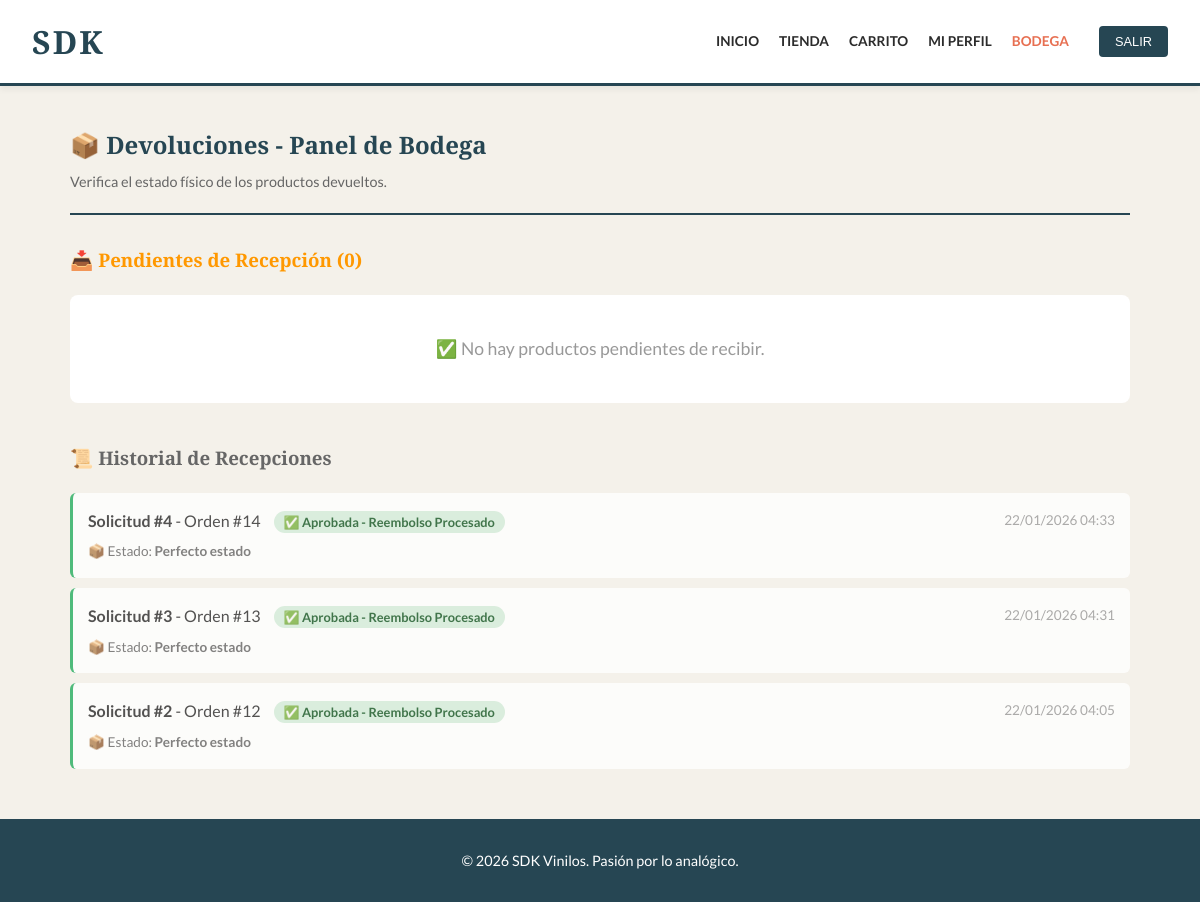
The app's page /bodega/devoluciones/ (signed in) with its own data.
### tienda/models.py (models this page shows, shortened)
class SolicitudDevolucion(models.Model):
    ESTADO_CHOICES = [
        ('PENDIENTE', '⏳ Pendiente de Revisión Bodega'),
        ('APROBADA_BODEGA', '📦 Aprobada por Bodega - Pendiente Finanzas'),
        ('RECHAZADA_BODEGA', '❌ Rechazada por Bodega'),
        ('APROBADA_FINANZAS', '✅ Aprobada - Reembolso Procesado'),
        ('RECHAZADA_FINANZAS', '❌ Rechazada por Finanzas'),
    ]
    orden = models.ForeignKey(OrdenVenta, on_delete=models.CASCADE, related_name='solicitudes_devolucion')
    cliente = models.ForeignKey(User, on_delete=models.CASCADE, related_name='mis_solicitudes')
    motivoCliente = models.TextField(verbose_name="Motivo del Cliente")
    fechaSolicitud = models.DateTimeField(auto_now_add=True)
    estadoSolicitud = models.CharField(max_length=30, choices=ESTADO_CHOICES, default='PENDIENTE')
    revisadoPorBodega = models.ForeignKey(User, null=True, blank=True, on_delete=models.SET_NULL, related_name='devoluciones_bodega')
    fechaRevisionBodega = models.DateTimeField(null=True, blank=True)
    observacionesBodega = models.TextField(blank=True, verbose_name="Observaciones Bodega")
    estadoFisico = models.CharField(max_length=100, blank=True, verbose_name="Estado Físico del Producto")
    revisadoPorFinanzas = models.ForeignKey(User, null=True, blank=True, on_delete=models.SET_NULL, related_name='devoluciones_finanzas')
    fechaRevisionFinanzas = models.DateTimeField(null=True, blank=True)
    observacionesFinanzas = models.TextField(blank=True, verbose_name="Observaciones Finanzas")
    montoReembolsado = models.DecimalField(max_digits=10, decimal_places=2, default=0)
    class Meta:
        ordering = ['-fechaSolicitud']
        verbose_name = "Solicitud de Devolución"
        verbose_name_plural = "Solicitudes de Devolución"

class OrdenVenta(models.Model):
    TIPO_ENTREGA_CHOICES = [
        ('DOMICILIO', 'Entrega a Domicilio'),
        ('RETIRO', 'Retiro en Tienda'),
    ]
    ESTADOS = [('PENDIENTE', 'Pendiente'), ('PAGADO', 'Pagado'), ('DEVUELTO', 'Devuelto')]
    ESTADOS_ENVIO = [
        ('REVISION', '⏳ En Revisión'),
        ('PREPARANDO', '📦 Preparando Paquete'),
        ('EN_CAMINO', '🚚 En Camino'),
        ('ENTREGADO', '✅ Entregado'),
    ]
    cliente = models.ForeignKey(User, on_delete=models.CASCADE)
    fechaCompra = models.DateTimeField(auto_now_add=True)
    estadoOrden = models.CharField(max_length=20, choices=ESTADOS, default='PENDIENTE')
    subtotalSinImpuestos = models.DecimalField(max_digits=10, decimal_places=2, default=0)
    valorImpuestos = models.DecimalField(max_digits=10, decimal_places=2, default=0)
    valorDescuento = models.DecimalField(max_digits=10, decimal_places=2, default=0)
    totalFinal = models.DecimalField(max_digits=10, decimal_places=2, default=0)
    estadoEntrega = models.CharField(max_length=20, choices=ESTADOS_ENVIO, default='REVISION')
    metodoPago = models.CharField(max_length=50, default='Tarjeta Crédito')
    infoPago = models.CharField(max_length=20, default='**** 0000', verbose_name="Terminación Tarjeta")
    motivoDevolucion = models.TextField(blank=True, null=True)
    montoReembolsado = models.DecimalField(max_digits=10, decimal_places=2, default=0)
    cuponAplicado = models.ForeignKey(CuponDescuento, on_delete=models.SET_NULL, null=True, blank=True)
    tipoEntrega = models.CharField(max_length=20,choices=TIPO_ENTREGA_CHOICES,default='RETIRO')
    direccionEntrega = models.TextField( null=True,blank=True,help_text="Dirección de entrega a domicilio")
    montoDescuento = models.DecimalField(max_digits=10, decimal_places=2, default=0)
    class Meta:
        ordering = ['-fechaCompra']

### tienda/views.py (the view)
# urls.py: path('bodega/devoluciones/', views.gestionDevolucionesBodega, name='devoluciones_bodega'),
@user_passes_test(esBodeguero)
def gestionDevolucionesBodega(request):
    from .models import SolicitudDevolucion
    solicitudes_bodega = SolicitudDevolucion.objects.filter(estadoSolicitud='PENDIENTE')
    historial_bodega = SolicitudDevolucion.objects.filter(
        estadoSolicitud__in=['APROBADA_BODEGA', 'RECHAZADA_BODEGA', 'APROBADA_FINANZAS', 'RECHAZADA_FINANZAS']
    )[:20]
    return render(request, 'tienda/admin_devoluciones_bodega.html', {
        'solicitudes': solicitudes_bodega,
        'historial': historial_bodega
    })

### tienda/templatetags/roles.py (called while the page is built)
@register.filter(name='tiene_rol')
def tiene_rol(user, nombre_grupo):
    if user.is_superuser:
        return True
    return user.groups.filter(name=nombre_grupo).exists()

### tienda/views.py (called while the page is built)
def esBodeguero(user): return user.is_superuser or user.groups.filter(name='Bodega').exists()

### tienda/templates/tienda/admin_devoluciones_bodega.html (shortened to what this page needs)
{% extends 'tienda/base.html' %}
{% block content %}
<div style="display: flex; justify-content: space-between; align-items: center; margin-bottom: 30px; border-bottom: 2px solid var(--secundario); padding-bottom: 20px;">
    <div>
        <h2 style="margin: 0; color: var(--secundario);">📦 Devoluciones - Panel de Bodega</h2>
        <p style="margin: 5px 0 0 0; color: #666; font-size: 0.9rem;">Verifica el estado físico de los productos devueltos.</p>
    </div>
</div>
<div style="margin-bottom: 40px;">
    <h3 style="color: #ff9800; margin-bottom: 20px;">📥 Pendientes de Recepción ({{ solicitudes.count }})</h3>
    {% for solicitud in solicitudes %}
    <div style="background: #fff; padding: 20px; border-radius: 8px; margin-bottom: 15px; border-left: 5px solid #ff9800; box-shadow: 0 2px 8px rgba(0,0,0,0.1);">
        <div style="display: flex; justify-content: space-between; align-items: start; margin-bottom: 15px; padding-bottom: 15px; border-bottom: 1px solid #eee;">
            <div>
                <h4 style="margin: 0; font-size: 1.1rem; color: var(--secundario);">
                    Solicitud #{{ solicitud.id }} - Orden #{{ solicitud.orden.id }}
                </h4>
                <p style="margin: 5px 0 0 0; color: #666; font-size: 0.85rem;">
                    Cliente: <strong>{{ solicitud.cliente.get_full_name|default:solicitud.cliente.username }}</strong>
                </p>
                <p style="margin: 3px 0 0 0; color: #999; font-size: 0.85rem;">
                    Solicitado: {{ solicitud.fechaSolicitud|date:'d/m/Y H:i' }}
                </p>
            </div>
            <div style="text-align: right;">
                <p style="margin: 0; font-size: 1.2rem; font-weight: bold; color: var(--acento);">
                    ${{ solicitud.orden.totalFinal }}
                </p>
                <p style="margin: 5px 0 0 0; font-size: 0.8rem; color: #999;">
                    {% if solicitud.orden.tipoEntrega == 'DOMICILIO' %}
                        🚚 Entrega a domicilio
                    {% else %}
                        🏪 Retiro en tienda
                    {% endif %}
                </p>
            </div>
        </div>
        <div style="background: #fff3e0; padding: 15px; border-radius: 6px; margin-bottom: 15px; border-left: 3px solid #ff9800;">
            <p style="margin: 0 0 8px 0; font-weight: bold; color: #e65100;">💬 Motivo del cliente:</p>
            <p style="margin: 0; color: #666; font-size: 0.9rem; font-style: italic;">
                "{{ solicitud.motivoCliente }}"
            </p>
        </div>
        <div style="margin-bottom: 15px;">
            <p style="margin: 0 0 10px 0; font-weight: bold; color: #333;">📦 Productos a recibir:</p>
            <ul style="margin: 0; padding-left: 20px;">
                {% for detalle in solicitud.orden.detalles.all %}
                <li style="margin: 5px 0; color: #666; font-size: 0.9rem;">
                    <strong>{{ detalle.cantidad }}x</strong> {{ detalle.producto.tituloDisco }}
                    {% if not detalle.producto.aceptaDevolucion %}
                        <span style="color: #e74c3c; font-size: 0.8rem; font-weight: bold;">(⚠️ Venta Final)</span>
                    {% endif %}
                </li>
                {% endfor %}
            </ul>
        </div>
        <form method="POST" action="{% url 'procesar_devolucion_bodega' solicitud.id %}" style="background: #f5f5f5; padding: 15px; border-radius: 6px;">
            {% csrf_token %}
            <div style="margin-bottom: 15px;">
                <label for="estado_fisico_{{ solicitud.id }}" style="display: block; margin-bottom: 8px; font-weight: bold; color: #333;">
                    Estado físico del producto: <span style="color: #e74c3c;">*</span>
                </label>
                <select
                    id="estado_fisico_{{ solicitud.id }}"
                    name="estado_fisico"
                    required
                    style="width: 100%; padding: 10px; border: 1px solid #ddd; border-radius: 4px; font-size: 0.9rem;"
                >
                    <option value="">-- Selecciona --</option>
                    <option value="Perfecto estado">✅ Perfecto estado (sin uso)</option>
                    <option value="Buen estado">👍 Buen estado (uso mínimo)</option>
                    <option value="Usado pero funcional">⚠️ Usado pero funcional</option>
                    <option value="Dañado">❌ Dañado / Defectuoso</option>
                    <option value="Incompleto">❌ Incompleto (faltan piezas)</option>
                </select>
            </div>
            <div style="margin-bottom: 15px;">
                <label for="obs_{{ solicitud.id }}" style="display: block; margin-bottom: 8px; font-weight: bold; color: #333;">
                    Observaciones (opcional):
                </label>
                <textarea
                    id="obs_{{ solicitud.id }}"
                    name="observaciones"
                    rows="2"
                    placeholder="Detalles adicionales sobre el estado del producto..."
                    style="width: 100%; padding: 10px; border: 1px solid #ddd; border-radius: 4px; font-size: 0.9rem; font-family: inherit;"
                ></textarea>
            </div>
            <div style="display: flex; gap: 10px;">
                <button
                    type="submit"
                    name="accion"
                    value="aprobar"
                    style="flex: 1; padding: 12px 20px; background: #27ae60; color: white; border: none; border-radius: 5px; font-weight: bold; cursor: pointer; font-size: 0.95rem;"
                >
                    ✅ Recibir y Pasar a Finanzas
                </button>
                <button
                    type="submit"
                    name="accion"
                    value="rechazar"
                    style="flex: 1; padding: 12px 20px; background: #e74c3c; color: white; border: none; border-radius: 5px; font-weight: bold; cursor: pointer; font-size: 0.95rem;"
                >
                    ❌ Rechazar Recepción
                </button>
            </div>
        </form>
    </div>
    {% empty %}
    <div style="text-align: center; padding: 40px; background: #fff; border-radius: 8px; color: #999;">
        <p style="font-size: 1.1rem; margin: 0;">✅ No hay productos pendientes de recibir.</p>
    </div>
    {% endfor %}
</div>
<div>
    <h3 style="color: #666; margin-bottom: 20px;">📜 Historial de Recepciones</h3>
    {% for solicitud in historial %}
    <div style="background: #fff; padding: 15px; border-radius: 6px; margin-bottom: 10px; border-left: 3px solid
        {% if solicitud.estadoSolicitud == 'RECHAZADA_BODEGA' %}#e74c3c
        {% elif solicitud.estadoSolicitud == 'APROBADA_BODEGA' %}#f39c12
        {% else %}#27ae60{% endif %}; opacity: 0.8;">
        <div style="display: flex; justify-content: space-between; align-items: center;">
            <div>
                <strong>Solicitud #{{ solicitud.id }}</strong> - Orden #{{ solicitud.orden.id }}
                <span style="margin-left: 10px; padding: 3px 10px; border-radius: 12px; font-size: 0.8rem; font-weight: bold;
                    {% if solicitud.estadoSolicitud == 'RECHAZADA_BODEGA' %}background: #f8d7da; color: #721c24;
                    {% elif solicitud.estadoSolicitud == 'APROBADA_BODEGA' %}background: #fff3cd; color: #856404;
                    {% else %}background: #d4edda; color: #155724;{% endif %}">
                    {{ solicitud.get_estadoSolicitud_display }}
                </span>
            </div>
            <div style="text-align: right; font-size: 0.85rem; color: #999;">
                {{ solicitud.fechaRevisionBodega|date:'d/m/Y H:i' }}
            </div>
        </div>
        {% if solicitud.estadoFisico %}
        <p style="margin: 8px 0 0 0; font-size: 0.85rem; color: #666;">
            📦 Estado: <strong>{{ solicitud.estadoFisico }}</strong>
        </p>
        {% endif %}
    </div>
    {% empty %}
    <div style="text-align: center; padding: 30px; background: #fff; border-radius: 8px; color: #999;">
        <p style="margin: 0;">Sin historial.</p>
    </div>
    {% endfor %}
</div>
{% endblock %}

### tienda/templates/tienda/base.html (style rules this page uses)
:root { --fondo: #f4f1ea; --texto: #2b2b2b; --acento: #e76f51; --secundario: #264653; --borde: #dcd6cc; }
body { font-family: 'Lato', sans-serif; background-color: var(--fondo); color: var(--texto); margin: 0; line-height: 1.6; min-height: 100vh; display: flex; flex-direction: column; }
h1, h2, h3 { font-family: 'Playfair Display', serif; color: var(--secundario); margin-top: 0; }

### records on screen
SolicitudDevolucion: id "4", orden.id "14", estadoSolicitud "✅ Aprobada - Reembolso Procesado", fechaRevisionBodega "22/01/2026 04:33", estadoFisico "Perfecto estado"
SolicitudDevolucion: id "3", orden.id "13", estadoSolicitud "✅ Aprobada - Reembolso Procesado", fechaRevisionBodega "22/01/2026 04:31", estadoFisico "Perfecto estado"
SolicitudDevolucion: id "2", orden.id "12", estadoSolicitud "✅ Aprobada - Reembolso Procesado", fechaRevisionBodega "22/01/2026 04:05", estadoFisico "Perfecto estado"

### other values on screen
{{ solicitudes.count }} "0"
